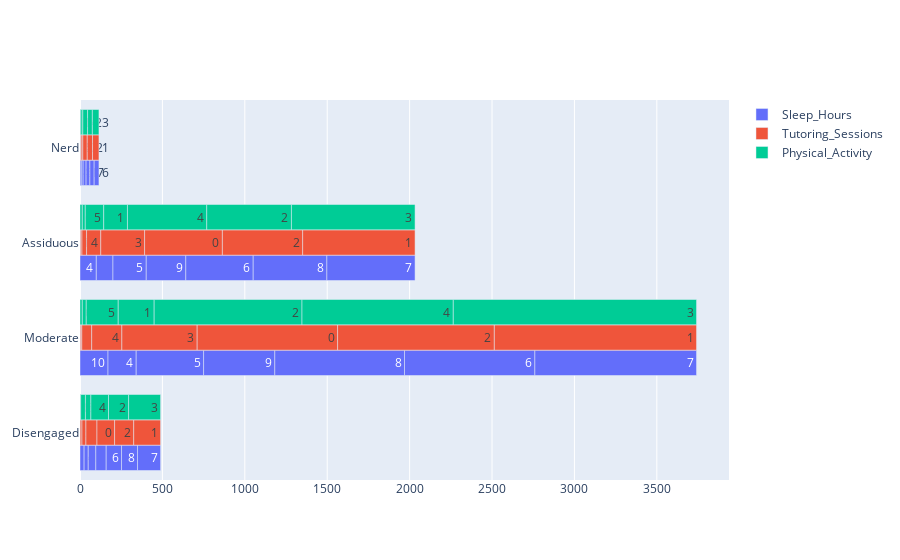

Notebook code cell kept with this figure:
### Code cell
fig=go.Figure()
columns=['Sleep_Hours','Tutoring_Sessions','Physical_Activity']
for col in columns:
    data=data5[['Student_Category',f'{col}']].value_counts().reset_index(name='Count').sort_values(by='Count')
    fig.add_trace(
        go.Bar(x=data['Count'], y=data['Student_Category'],name=f'{col}',text=data[f'{col}'],orientation='h')
    )
    fig.update_traces(hoverinfo="x+y")
fig.update_yaxes(categoryorder='array', categoryarray=['Disengaged', 'Moderate', 'Assiduous', 'Nerd']
)

fig.show()

### Figure 1 — Plotly figure (JSON) as saved in the notebook; plotly's stock layout.template omitted (floating-point values rounded to 4 significant figures)
{"data": [{"hoverinfo": "x+y", "name": "Sleep_Hours", "orientation": "h", "text": [4, 10, 5, 9, 8, 4, 10, 7, 6, 5, 9, 6, 8, 4, 10, 7, 10, 4, 5, 9, 5, 6, 9, 8, 7, 8, 6, 7], "type": "bar", "x": [1, 7, 11, 18, 23, 25, 25, 26, 29, 46, 63, 93, 97, 99, 101, 140, 170, 171, 202, 240, 409, 409, 432, 447, 535, 787, 791, 981], "y": ["Nerd", "Nerd", "Nerd", "Nerd", "Nerd", "Disengaged", "Disengaged", "Nerd", "Nerd", "Disengaged", "Disengaged", "Disengaged", "Disengaged", "Assiduous", "Assiduous", "Disengaged", "Moderate", "Moderate", "Assiduous", "Assiduous", "Moderate", "Assiduous", "Moderate", "Assiduous", "Assiduous", "Moderate", "Moderate", "Moderate"]}, {"hoverinfo": "x+y", "name": "Tutoring_Sessions", "orientation": "h", "text": [6, 8, 7, 6, 5, 4, 7, 6, 6, 3, 5, 4, 0, 5, 2, 1, 5, 3, 4, 0, 2, 1, 4, 3, 3, 0, 2, 1, 0, 2, 1], "type": "bar", "x": [1, 1, 2, 2, 2, 3, 5, 6, 9, 10, 11, 24, 27, 28, 32, 39, 60, 67, 86, 107, 116, 163, 183, 266, 457, 472, 487, 682, 852, 951, 1227], "y": ["Disengaged", "Assiduous", "Assiduous", "Nerd", "Nerd", "Nerd", "Moderate", "Moderate", "Assiduous", "Nerd", "Disengaged", "Disengaged", "Nerd", "Assiduous", "Nerd", "Nerd", "Moderate", "Disengaged", "Assiduous", "Disengaged", "Disengaged", "Disengaged", "Moderate", "Assiduous", "Moderate", "Assiduous", "Assiduous", "Assiduous", "Moderate", "Moderate", "Moderate"]}, {"hoverinfo": "x+y", "name": "Physical_Activity", "orientation": "h", "text": [6, 6, 0, 1, 5, 6, 6, 0, 0, 4, 5, 2, 1, 3, 4, 5, 2, 1, 3, 5, 1, 4, 2, 3, 2, 4, 3], "type": "bar", "x": [1, 2, 2, 5, 11, 14, 14, 18, 24, 29, 29, 29, 33, 40, 107, 112, 122, 144, 194, 194, 218, 481, 514, 750, 897, 918, 1476], "y": ["Nerd", "Disengaged", "Disengaged", "Nerd", "Nerd", "Assiduous", "Moderate", "Assiduous", "Moderate", "Nerd", "Disengaged", "Nerd", "Disengaged", "Nerd", "Disengaged", "Assiduous", "Disengaged", "Assiduous", "Disengaged", "Moderate", "Moderate", "Assiduous", "Assiduous", "Assiduous", "Moderate", "Moderate", "Moderate"]}], "layout": {"yaxis": {"categoryarray": ["Disengaged", "Moderate", "Assiduous", "Nerd"], "categoryorder": "array"}}}
